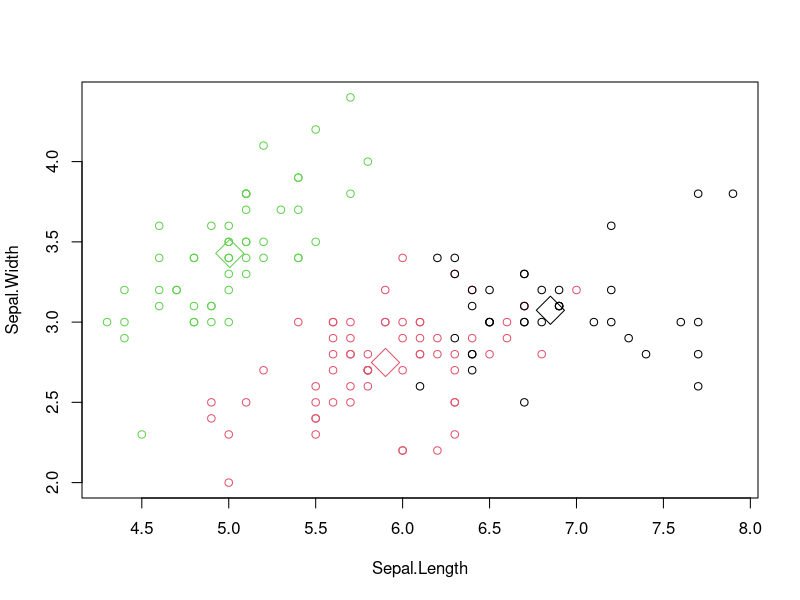

This chart was generated by the following R code: (Note: this script raises an error after producing the figure.)
## ---- chunk 1
library(cluster)
setwd(getwd())
## ---- chunk 2
rm(list = ls())

data(iris)

names(iris)

x <- iris[, 1:4]
y <- iris$Species

# Scale the data
scaled_x <- scale(x)

# The nstart paramater attemps to run
# multiple initial configurations and reports on the best one.  Here, it will
# run 25 configurations.
kc <- kmeans(x, centers =3, nstart = 25)

kc

# cluster，每个点的分组
# centers，聚类的中心点坐标
# totss，总平方和
# withinss，每个分组内的平方和
# tot.withinss，分组总和，sum(withinss)
# betweenss，组间的平方和，totss – tot.withinss
# size，每个组中的数据点数量
# iter，迭代次数。
# ifault，可能有问题的指标
## ---- chunk 3
table(y, kc$cluster)
plot(x[c("Sepal.Length", "Sepal.Width")], col = kc$cluster)
points(kc$centers[, c("Sepal.Length", "Sepal.Width")], col = 1:3, pch = 23, cex = 3)
## ---- chunk 4
#  "I", "i", "C", "c", "P", "p", "M", "m", is the tooth pattern, the 
#  number of top incisors, bottom incisors, top canines, bottom canines, 
#  top premolars, bottom premolars, top molars, and bottom molars.
setwd(getwd())
df <- read.csv("file19.csv", encoding = 'UTF-8')
x <- df[,2:9]
## ---- chunk 5
# How many clusters?  A couple of means to visuzalize it.
fviz_nbclust(x, kmeans, method="wss") # Elbow method minimizes total
# within-cluster sum of squares (wss).  Also called a "Scree" plot.
## ---- chunk 6
km <- kmeans(x, centers=3, nstart=9) 
fviz_cluster(km, data=x)
## ---- chunk 7
print(paste("cluster 1 are",km$size[1],"observations"))
print(paste("cluster 2 are",km$size[2],"observations"))
print(paste("cluster 3 are",km$size[3],"observations"))
## ---- chunk 8

print(paste("The total SSE of the clusters is", round(km$totss,digits = 3)))

## ---- chunk 9

print(paste("The SSE of the cluster 1 is", round(km$withinss[1],digits = 3)))
print(paste("The SSE of the cluster 2 is", round(km$withinss[2],digits = 3)))
print(paste("The SSE of the cluster 3 is", round(km$withinss[3],digits = 3)))
## ---- chunk 10
# cluster 1:
df[which(km$cluster == 1),]
## ---- chunk 11
# cluster 2:
df[which(km$cluster == 2),]
## ---- chunk 12
# cluster 3:
df[which(km$cluster == 3),]
